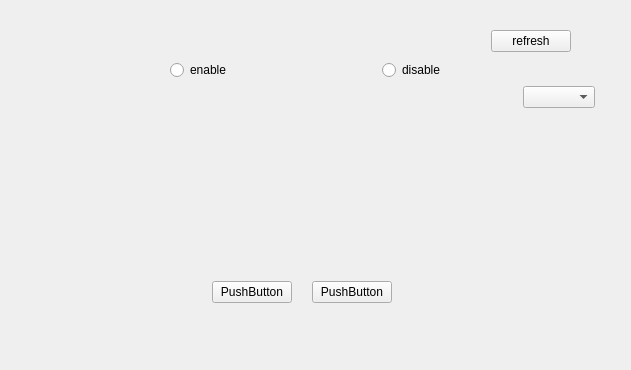
<?xml version="1.0" encoding="UTF-8"?>
<ui version="4.0">
 <class>Form</class>
 <widget class="QWidget" name="Form">
  <property name="geometry">
   <rect>
    <x>0</x>
    <y>0</y>
    <width>631</width>
    <height>370</height>
   </rect>
  </property>
  <property name="windowTitle">
   <string>Form</string>
  </property>
  <layout class="QHBoxLayout" name="horizontalLayout">
   <property name="margin">
    <number>0</number>
   </property>
   <item>
    <widget class="QStackedWidget" name="stack_tm">
     <property name="currentIndex">
      <number>0</number>
     </property>
     <widget class="QWidget" name="page">
      <widget class="QFrame" name="frame_2">
       <property name="geometry">
        <rect>
         <x>20</x>
         <y>280</y>
         <width>564</width>
         <height>25</height>
        </rect>
       </property>
       <property name="frameShape">
        <enum>QFrame::NoFrame</enum>
       </property>
       <property name="frameShadow">
        <enum>QFrame::Plain</enum>
       </property>
       <layout class="QHBoxLayout" name="horizontalLayout_3">
        <property name="spacing">
         <number>20</number>
        </property>
        <property name="margin">
         <number>0</number>
        </property>
        <item>
         <spacer name="horizontalSpacer_4">
          <property name="orientation">
           <enum>Qt::Horizontal</enum>
          </property>
          <property name="sizeHint" stdset="0">
           <size>
            <width>40</width>
            <height>20</height>
           </size>
          </property>
         </spacer>
        </item>
        <item>
         <widget class="QPushButton" name="but_modify">
          <property name="text">
           <string>PushButton</string>
          </property>
          <property name="autoDefault">
           <bool>true</bool>
          </property>
         </widget>
        </item>
        <item>
         <widget class="QPushButton" name="but_logout">
          <property name="text">
           <string>PushButton</string>
          </property>
          <property name="autoDefault">
           <bool>true</bool>
          </property>
         </widget>
        </item>
        <item>
         <spacer name="horizontalSpacer_5">
          <property name="orientation">
           <enum>Qt::Horizontal</enum>
          </property>
          <property name="sizeHint" stdset="0">
           <size>
            <width>40</width>
            <height>20</height>
           </size>
          </property>
         </spacer>
        </item>
       </layout>
      </widget>
      <widget class="QFrame" name="frame_3">
       <property name="geometry">
        <rect>
         <x>20</x>
         <y>60</y>
         <width>575</width>
         <height>221</height>
        </rect>
       </property>
       <property name="frameShape">
        <enum>QFrame::NoFrame</enum>
       </property>
       <property name="frameShadow">
        <enum>QFrame::Plain</enum>
       </property>
       <layout class="QVBoxLayout" name="verticalLayout" stretch="0,0,0,0">
        <property name="margin">
         <number>0</number>
        </property>
        <item>
         <widget class="QFrame" name="frame_4">
          <property name="frameShape">
           <enum>QFrame::NoFrame</enum>
          </property>
          <property name="frameShadow">
           <enum>QFrame::Plain</enum>
          </property>
          <layout class="QHBoxLayout" name="horizontalLayout_4">
           <property name="spacing">
            <number>0</number>
           </property>
           <property name="margin">
            <number>0</number>
           </property>
           <item>
            <layout class="QHBoxLayout" name="horizontalLayout_5">
             <item>
              <spacer name="horizontalSpacer">
               <property name="orientation">
                <enum>Qt::Horizontal</enum>
               </property>
               <property name="sizeHint" stdset="0">
                <size>
                 <width>20</width>
                 <height>20</height>
                </size>
               </property>
              </spacer>
             </item>
             <item>
              <widget class="QRadioButton" name="rdt_enable">
               <property name="text">
                <string>enable</string>
               </property>
              </widget>
             </item>
             <item>
              <spacer name="horizontalSpacer_3">
               <property name="orientation">
                <enum>Qt::Horizontal</enum>
               </property>
               <property name="sizeHint" stdset="0">
                <size>
                 <width>40</width>
                 <height>20</height>
                </size>
               </property>
              </spacer>
             </item>
             <item>
              <widget class="QRadioButton" name="rdt_disable">
               <property name="text">
                <string>disable</string>
               </property>
              </widget>
             </item>
             <item>
              <spacer name="horizontalSpacer_2">
               <property name="orientation">
                <enum>Qt::Horizontal</enum>
               </property>
               <property name="sizeHint" stdset="0">
                <size>
                 <width>20</width>
                 <height>20</height>
                </size>
               </property>
              </spacer>
             </item>
            </layout>
           </item>
          </layout>
         </widget>
        </item>
        <item>
         <layout class="QHBoxLayout" name="horizontalLayout_19">
          <item>
           <spacer name="horizontalSpacer_13">
            <property name="orientation">
             <enum>Qt::Horizontal</enum>
            </property>
            <property name="sizeHint" stdset="0">
             <size>
              <width>40</width>
              <height>20</height>
             </size>
            </property>
           </spacer>
          </item>
          <item>
           <widget class="QComboBox" name="comboBox"/>
          </item>
         </layout>
        </item>
        <item>
         <spacer name="verticalSpacer_2">
          <property name="orientation">
           <enum>Qt::Vertical</enum>
          </property>
          <property name="sizeHint" stdset="0">
           <size>
            <width>20</width>
            <height>2</height>
           </size>
          </property>
         </spacer>
        </item>
        <item>
         <widget class="QStackedWidget" name="stackedWidget">
          <property name="minimumSize">
           <size>
            <width>577</width>
            <height>187</height>
           </size>
          </property>
          <property name="maximumSize">
           <size>
            <width>577</width>
            <height>187</height>
           </size>
          </property>
         </widget>
        </item>
       </layout>
      </widget>
      <widget class="QFrame" name="frame">
       <property name="enabled">
        <bool>true</bool>
       </property>
       <property name="geometry">
        <rect>
         <x>40</x>
         <y>0</y>
         <width>531</width>
         <height>52</height>
        </rect>
       </property>
       <property name="frameShape">
        <enum>QFrame::NoFrame</enum>
       </property>
       <property name="frameShadow">
        <enum>QFrame::Plain</enum>
       </property>
       <layout class="QHBoxLayout" name="horizontalLayout_15">
        <property name="margin">
         <number>0</number>
        </property>
        <item>
         <widget class="QLabel" name="lab_err">
          <property name="sizePolicy">
           <sizepolicy hsizetype="Expanding" vsizetype="Preferred">
            <horstretch>0</horstretch>
            <verstretch>0</verstretch>
           </sizepolicy>
          </property>
          <property name="minimumSize">
           <size>
            <width>390</width>
            <height>0</height>
           </size>
          </property>
          <property name="text">
           <string/>
          </property>
          <property name="wordWrap">
           <bool>true</bool>
          </property>
          <property name="openExternalLinks">
           <bool>true</bool>
          </property>
         </widget>
        </item>
        <item>
         <spacer name="horizontalSpacer_19">
          <property name="orientation">
           <enum>Qt::Horizontal</enum>
          </property>
          <property name="sizeType">
           <enum>QSizePolicy::Expanding</enum>
          </property>
          <property name="sizeHint" stdset="0">
           <size>
            <width>10</width>
            <height>20</height>
           </size>
          </property>
         </spacer>
        </item>
        <item>
         <widget class="QFrame" name="fr_pi">
          <property name="sizePolicy">
           <sizepolicy hsizetype="Preferred" vsizetype="Expanding">
            <horstretch>0</horstretch>
            <verstretch>0</verstretch>
           </sizepolicy>
          </property>
          <property name="minimumSize">
           <size>
            <width>35</width>
            <height>0</height>
           </size>
          </property>
         </widget>
        </item>
        <item>
         <layout class="QVBoxLayout" name="verticalLayout_3">
          <item>
           <spacer name="verticalSpacer">
            <property name="orientation">
             <enum>Qt::Vertical</enum>
            </property>
            <property name="sizeHint" stdset="0">
             <size>
              <width>20</width>
              <height>40</height>
             </size>
            </property>
           </spacer>
          </item>
          <item>
           <widget class="QPushButton" name="but_refresh">
            <property name="text">
             <string>refresh</string>
            </property>
            <property name="autoDefault">
             <bool>true</bool>
            </property>
           </widget>
          </item>
         </layout>
        </item>
       </layout>
       <zorder>fr_pi</zorder>
       <zorder>lab_err</zorder>
       <zorder>horizontalSpacer_19</zorder>
      </widget>
     </widget>
     <widget class="QWidget" name="page_2">
      <widget class="QFrame" name="frame_5">
       <property name="geometry">
        <rect>
         <x>20</x>
         <y>280</y>
         <width>564</width>
         <height>25</height>
        </rect>
       </property>
       <property name="frameShape">
        <enum>QFrame::NoFrame</enum>
       </property>
       <property name="frameShadow">
        <enum>QFrame::Plain</enum>
       </property>
       <layout class="QHBoxLayout" name="horizontalLayout_13">
        <property name="spacing">
         <number>20</number>
        </property>
        <property name="margin">
         <number>0</number>
        </property>
        <item>
         <spacer name="horizontalSpacer_7">
          <property name="orientation">
           <enum>Qt::Horizontal</enum>
          </property>
          <property name="sizeHint" stdset="0">
           <size>
            <width>89</width>
            <height>20</height>
           </size>
          </property>
         </spacer>
        </item>
        <item>
         <widget class="QPushButton" name="but_apply">
          <property name="text">
           <string>apply</string>
          </property>
          <property name="autoDefault">
           <bool>true</bool>
          </property>
         </widget>
        </item>
        <item>
         <widget class="QPushButton" name="but_cancel">
          <property name="text">
           <string>cannel</string>
          </property>
          <property name="autoDefault">
           <bool>true</bool>
          </property>
         </widget>
        </item>
        <item>
         <spacer name="horizontalSpacer_8">
          <property name="orientation">
           <enum>Qt::Horizontal</enum>
          </property>
          <property name="sizeHint" stdset="0">
           <size>
            <width>40</width>
            <height>20</height>
           </size>
          </property>
         </spacer>
        </item>
       </layout>
      </widget>
      <widget class="QFrame" name="frame_9">
       <property name="geometry">
        <rect>
         <x>20</x>
         <y>50</y>
         <width>564</width>
         <height>231</height>
        </rect>
       </property>
       <property name="frameShape">
        <enum>QFrame::NoFrame</enum>
       </property>
       <property name="frameShadow">
        <enum>QFrame::Plain</enum>
       </property>
       <widget class="QWidget" name="layoutWidget_2">
        <property name="geometry">
         <rect>
          <x>0</x>
          <y>0</y>
          <width>561</width>
          <height>236</height>
         </rect>
        </property>
        <layout class="QVBoxLayout" name="verticalLayout_2">
         <property name="spacing">
          <number>0</number>
         </property>
         <item>
          <widget class="QFrame" name="frame_6">
           <property name="frameShape">
            <enum>QFrame::NoFrame</enum>
           </property>
           <property name="frameShadow">
            <enum>QFrame::Plain</enum>
           </property>
           <layout class="QHBoxLayout" name="horizontalLayout_11">
            <property name="spacing">
             <number>20</number>
            </property>
            <item>
             <widget class="QLabel" name="lab_controlby">
              <property name="sizePolicy">
               <sizepolicy hsizetype="Expanding" vsizetype="Preferred">
                <horstretch>0</horstretch>
                <verstretch>0</verstretch>
               </sizepolicy>
              </property>
              <property name="minimumSize">
               <size>
                <width>260</width>
                <height>25</height>
               </size>
              </property>
              <property name="maximumSize">
               <size>
                <width>260</width>
                <height>25</height>
               </size>
              </property>
              <property name="text">
               <string>通过以下进行流量控制</string>
              </property>
              <property name="alignment">
               <set>Qt::AlignRight|Qt::AlignTrailing|Qt::AlignVCenter</set>
              </property>
             </widget>
            </item>
            <item>
             <layout class="QHBoxLayout" name="horizontalLayout_2">
              <item>
               <widget class="QComboBox" name="cob_limit_type">
                <property name="minimumSize">
                 <size>
                  <width>180</width>
                  <height>25</height>
                 </size>
                </property>
                <property name="maximumSize">
                 <size>
                  <width>16777215</width>
                  <height>16777215</height>
                 </size>
                </property>
               </widget>
              </item>
              <item>
               <spacer name="horizontalSpacer_6">
                <property name="orientation">
                 <enum>Qt::Horizontal</enum>
                </property>
                <property name="sizeHint" stdset="0">
                 <size>
                  <width>40</width>
                  <height>20</height>
                 </size>
                </property>
               </spacer>
              </item>
             </layout>
            </item>
           </layout>
          </widget>
         </item>
         <item>
          <widget class="QFrame" name="frame_7">
           <property name="frameShape">
            <enum>QFrame::NoFrame</enum>
           </property>
           <property name="frameShadow">
            <enum>QFrame::Plain</enum>
           </property>
           <layout class="QHBoxLayout" name="horizontalLayout_7">
            <property name="spacing">
             <number>20</number>
            </property>
            <property name="topMargin">
             <number>2</number>
            </property>
            <property name="bottomMargin">
             <number>2</number>
            </property>
            <item>
             <widget class="QLabel" name="lab_monthby">
              <property name="sizePolicy">
               <sizepolicy hsizetype="Expanding" vsizetype="Preferred">
                <horstretch>0</horstretch>
                <verstretch>0</verstretch>
               </sizepolicy>
              </property>
              <property name="minimumSize">
               <size>
                <width>260</width>
                <height>25</height>
               </size>
              </property>
              <property name="maximumSize">
               <size>
                <width>260</width>
                <height>25</height>
               </size>
              </property>
              <property name="text">
               <string>每月限制</string>
              </property>
              <property name="alignment">
               <set>Qt::AlignRight|Qt::AlignTrailing|Qt::AlignVCenter</set>
              </property>
             </widget>
            </item>
            <item>
             <layout class="QHBoxLayout" name="horizontalLayout_6">
              <item>
               <widget class="QLineEdit" name="edt_month_limit">
                <property name="minimumSize">
                 <size>
                  <width>130</width>
                  <height>25</height>
                 </size>
                </property>
                <property name="maximumSize">
                 <size>
                  <width>130</width>
                  <height>25</height>
                 </size>
                </property>
               </widget>
              </item>
              <item>
               <widget class="QLabel" name="lab_mbytes">
                <property name="text">
                 <string>兆字节</string>
                </property>
               </widget>
              </item>
              <item>
               <spacer name="horizontalSpacer_9">
                <property name="orientation">
                 <enum>Qt::Horizontal</enum>
                </property>
                <property name="sizeHint" stdset="0">
                 <size>
                  <width>40</width>
                  <height>20</height>
                 </size>
                </property>
               </spacer>
              </item>
             </layout>
            </item>
           </layout>
          </widget>
         </item>
         <item>
          <widget class="QFrame" name="frame_8">
           <property name="frameShape">
            <enum>QFrame::NoFrame</enum>
           </property>
           <property name="frameShadow">
            <enum>QFrame::Plain</enum>
           </property>
           <layout class="QHBoxLayout" name="horizontalLayout_8">
            <property name="spacing">
             <number>20</number>
            </property>
            <item>
             <widget class="QLabel" name="lab_counter">
              <property name="sizePolicy">
               <sizepolicy hsizetype="Expanding" vsizetype="Preferred">
                <horstretch>0</horstretch>
                <verstretch>0</verstretch>
               </sizepolicy>
              </property>
              <property name="minimumSize">
               <size>
                <width>260</width>
                <height>25</height>
               </size>
              </property>
              <property name="maximumSize">
               <size>
                <width>260</width>
                <height>25</height>
               </size>
              </property>
              <property name="text">
               <string>流量计数器</string>
              </property>
              <property name="alignment">
               <set>Qt::AlignRight|Qt::AlignTrailing|Qt::AlignVCenter</set>
              </property>
             </widget>
            </item>
            <item>
             <layout class="QHBoxLayout" name="horizontalLayout_9">
              <item>
               <spacer name="horizontalSpacer_10">
                <property name="orientation">
                 <enum>Qt::Horizontal</enum>
                </property>
                <property name="sizeHint" stdset="0">
                 <size>
                  <width>40</width>
                  <height>20</height>
                 </size>
                </property>
               </spacer>
              </item>
             </layout>
            </item>
           </layout>
          </widget>
         </item>
         <item>
          <widget class="QFrame" name="frame_10">
           <property name="frameShape">
            <enum>QFrame::NoFrame</enum>
           </property>
           <property name="frameShadow">
            <enum>QFrame::Plain</enum>
           </property>
           <layout class="QHBoxLayout" name="horizontalLayout_10">
            <property name="spacing">
             <number>20</number>
            </property>
            <item>
             <widget class="QLabel" name="lab_restartcounter">
              <property name="minimumSize">
               <size>
                <width>260</width>
                <height>25</height>
               </size>
              </property>
              <property name="maximumSize">
               <size>
                <width>260</width>
                <height>25</height>
               </size>
              </property>
              <property name="text">
               <string>重启流量计数器</string>
              </property>
              <property name="alignment">
               <set>Qt::AlignRight|Qt::AlignTrailing|Qt::AlignVCenter</set>
              </property>
             </widget>
            </item>
            <item>
             <layout class="QHBoxLayout" name="horizontalLayout_12">
              <property name="spacing">
               <number>6</number>
              </property>
              <property name="sizeConstraint">
               <enum>QLayout::SetFixedSize</enum>
              </property>
              <item>
               <widget class="QFrame" name="frame_11">
                <property name="minimumSize">
                 <size>
                  <width>130</width>
                  <height>30</height>
                 </size>
                </property>
                <property name="maximumSize">
                 <size>
                  <width>130</width>
                  <height>30</height>
                 </size>
                </property>
                <property name="frameShape">
                 <enum>QFrame::NoFrame</enum>
                </property>
                <property name="frameShadow">
                 <enum>QFrame::Plain</enum>
                </property>
                <layout class="QHBoxLayout" name="horizontalLayout_14">
                 <property name="spacing">
                  <number>6</number>
                 </property>
                 <property name="margin">
                  <number>0</number>
                 </property>
                 <item>
                  <layout class="QHBoxLayout" name="horizontalLayout_16">
                   <property name="sizeConstraint">
                    <enum>QLayout::SetDefaultConstraint</enum>
                   </property>
                   <item>
                    <widget class="QLineEdit" name="edt_reset_hour">
                     <property name="minimumSize">
                      <size>
                       <width>0</width>
                       <height>25</height>
                      </size>
                     </property>
                    </widget>
                   </item>
                   <item>
                    <widget class="QLabel" name="label_4">
                     <property name="text">
                      <string>:</string>
                     </property>
                    </widget>
                   </item>
                   <item>
                    <widget class="QLineEdit" name="edt_reset_minute">
                     <property name="minimumSize">
                      <size>
                       <width>0</width>
                       <height>25</height>
                      </size>
                     </property>
                    </widget>
                   </item>
                  </layout>
                 </item>
                </layout>
               </widget>
              </item>
              <item>
               <widget class="QComboBox" name="cob_morning">
                <property name="sizePolicy">
                 <sizepolicy hsizetype="Preferred" vsizetype="Fixed">
                  <horstretch>0</horstretch>
                  <verstretch>0</verstretch>
                 </sizepolicy>
                </property>
                <property name="minimumSize">
                 <size>
                  <width>100</width>
                  <height>25</height>
                 </size>
                </property>
                <property name="maximumSize">
                 <size>
                  <width>100</width>
                  <height>25</height>
                 </size>
                </property>
               </widget>
              </item>
              <item>
               <spacer name="horizontalSpacer_11">
                <property name="orientation">
                 <enum>Qt::Horizontal</enum>
                </property>
                <property name="sizeHint" stdset="0">
                 <size>
                  <width>40</width>
                  <height>20</height>
                 </size>
                </property>
               </spacer>
              </item>
             </layout>
            </item>
           </layout>
          </widget>
         </item>
         <item>
          <widget class="QFrame" name="frame_12">
           <property name="frameShape">
            <enum>QFrame::NoFrame</enum>
           </property>
           <property name="frameShadow">
            <enum>QFrame::Plain</enum>
           </property>
           <layout class="QHBoxLayout" name="horizontalLayout_17">
            <property name="spacing">
             <number>20</number>
            </property>
            <item>
             <widget class="QLabel" name="lab_counter_at">
              <property name="minimumSize">
               <size>
                <width>260</width>
                <height>25</height>
               </size>
              </property>
              <property name="maximumSize">
               <size>
                <width>260</width>
                <height>25</height>
               </size>
              </property>
              <property name="text">
               <string>在</string>
              </property>
              <property name="alignment">
               <set>Qt::AlignRight|Qt::AlignTrailing|Qt::AlignVCenter</set>
              </property>
             </widget>
            </item>
            <item>
             <layout class="QHBoxLayout" name="horizontalLayout_18">
              <item>
               <widget class="QComboBox" name="cob_reset_day">
                <property name="sizePolicy">
                 <sizepolicy hsizetype="Preferred" vsizetype="Fixed">
                  <horstretch>0</horstretch>
                  <verstretch>0</verstretch>
                 </sizepolicy>
                </property>
                <property name="minimumSize">
                 <size>
                  <width>100</width>
                  <height>25</height>
                 </size>
                </property>
                <property name="maximumSize">
                 <size>
                  <width>16777215</width>
                  <height>16777215</height>
                 </size>
                </property>
               </widget>
              </item>
              <item>
               <widget class="QLabel" name="lab_counter_day">
                <property name="text">
                 <string>每月的某天</string>
                </property>
               </widget>
              </item>
              <item>
               <spacer name="horizontalSpacer_12">
                <property name="orientation">
                 <enum>Qt::Horizontal</enum>
                </property>
                <property name="sizeHint" stdset="0">
                 <size>
                  <width>40</width>
                  <height>20</height>
                 </size>
                </property>
               </spacer>
              </item>
             </layout>
            </item>
           </layout>
          </widget>
         </item>
        </layout>
       </widget>
      </widget>
     </widget>
    </widget>
   </item>
  </layout>
 </widget>
 <tabstops>
  <tabstop>but_refresh</tabstop>
  <tabstop>rdt_enable</tabstop>
  <tabstop>rdt_disable</tabstop>
  <tabstop>comboBox</tabstop>
  <tabstop>but_modify</tabstop>
  <tabstop>but_logout</tabstop>
  <tabstop>cob_limit_type</tabstop>
  <tabstop>edt_month_limit</tabstop>
  <tabstop>edt_reset_hour</tabstop>
  <tabstop>edt_reset_minute</tabstop>
  <tabstop>cob_morning</tabstop>
  <tabstop>cob_reset_day</tabstop>
  <tabstop>but_apply</tabstop>
  <tabstop>but_cancel</tabstop>
 </tabstops>
 <resources/>
 <connections/>
</ui>
